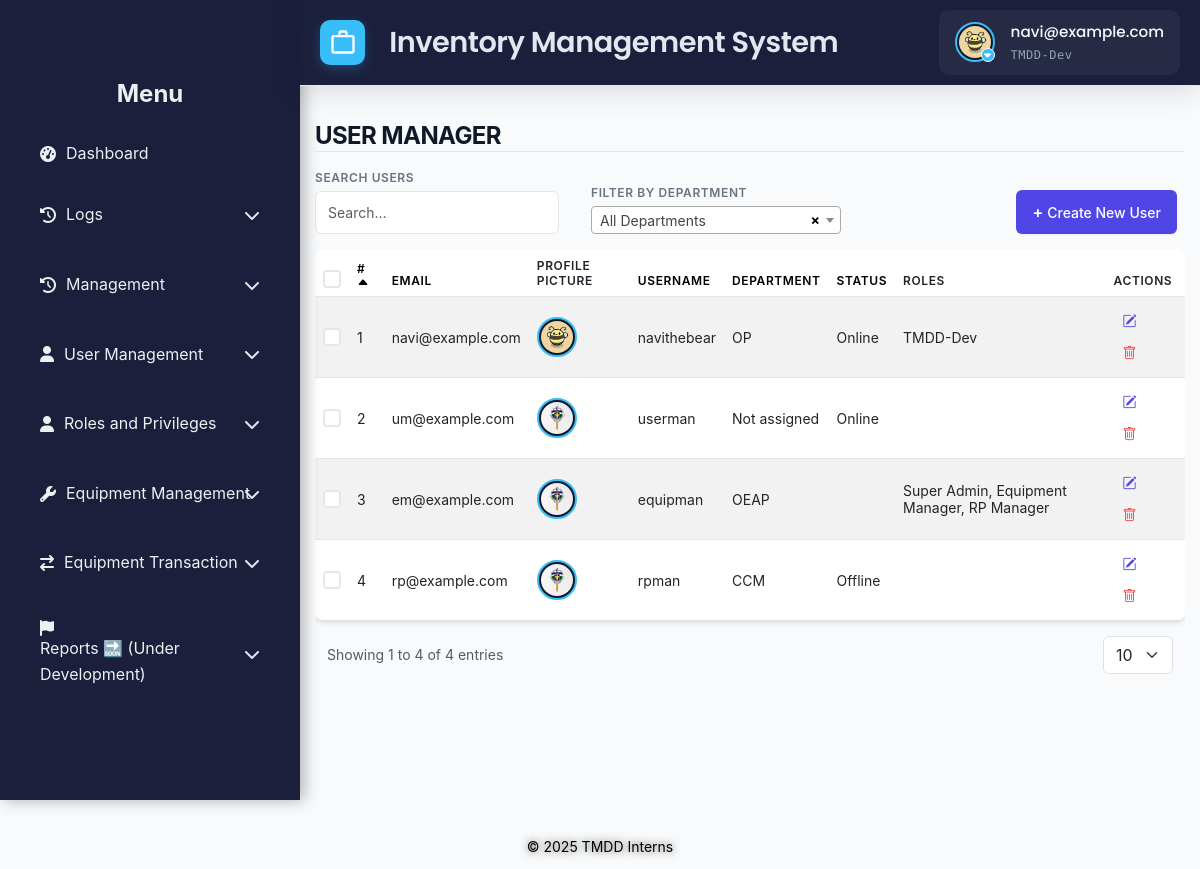
/src/view/php/modules/user_manager/user_management.php (signed in), run on the app's committed database.
### tables this page shows
CREATE TABLE IF NOT EXISTS `users` (
  `id` int NOT NULL AUTO_INCREMENT,
  `username` varchar(50) NOT NULL,
  `email` varchar(100) NOT NULL,
  `password` varchar(255) NOT NULL,
  `first_name` varchar(100) DEFAULT NULL,
  `last_name` varchar(100) DEFAULT NULL,
  `date_created` timestamp NULL DEFAULT CURRENT_TIMESTAMP,
  `status` enum('Offline','Online') NOT NULL,
  `is_disabled` tinyint(1) NOT NULL DEFAULT '0',
  `profile_pic_path` varchar(2048) DEFAULT NULL,
  PRIMARY KEY (`id`),
  UNIQUE KEY `username` (`username`),
  UNIQUE KEY `email` (`email`)
);

### src/control/RBACService.php (called while the page is built, shortened)
<?php
final class RBACService
{
    private array $privileges = [];
    public function __construct(
        private \PDO $pdo,
        int $userId
    ) {
        $this->loadUserPrivileges($userId);
    }
    private function loadUserPrivileges(int $userId): void
    {
        $sql = <<<'SQL'
        SELECT
          m.module_name,
          p.priv_name
        FROM user_department_roles ur
        JOIN roles r
          ON ur.role_id = r.id
         AND r.is_disabled = 0
        JOIN role_module_privileges rmp
          ON rmp.role_id = r.id
        JOIN modules m
          ON rmp.module_id = m.id
        JOIN privileges p
          ON rmp.privilege_id = p.id
         AND p.is_disabled = 0
       WHERE ur.user_id = ?
    SQL;
        $stmt = $this->pdo->prepare($sql);
        $stmt->execute([$userId]);
        while ($row = $stmt->fetch(\PDO::FETCH_ASSOC)) {
            $this->privileges[$row['module_name']][] = $row['priv_name'];
        }
    }
    public function hasPrivilege(string $module, string $priv): bool
    {
        return isset($this->privileges[$module])
            && in_array($priv, $this->privileges[$module], true);
    }
}

### src/view/php/modules/user_manager/user_management.php (the view, shortened to what this page needs)
<?php
require_once '../../../../../config/ims-tmdd.php';
include '../../general/header.php';
include '../../general/sidebar.php';
$rbac = new RBACService($pdo, $_SESSION['user_id']);
$rbac->requirePrivilege('User Management', 'View');
$canCreate = $rbac->hasPrivilege('User Management', 'Create');
$canModify = $rbac->hasPrivilege('User Management', 'Modify');
$canDelete = $rbac->hasPrivilege('User Management', 'Remove');
function getUserDepartments(PDO $pdo, int $userId): array
{
    $stmt = $pdo->prepare(
        'SELECT DISTINCT udr.department_id, d.department_name, d.abbreviation
         FROM user_department_roles udr
         JOIN departments d ON udr.department_id = d.id
         WHERE udr.user_id = ?'
    );
    $stmt->execute([$userId]);
    return $stmt->fetchAll(PDO::FETCH_ASSOC) ?: [];
}
function toggleDirection(string $currentSort, string $currentDir, string $col): string
{
    return $currentSort === $col
        ? ($currentDir === 'asc' ? 'desc' : 'asc')
        : 'asc';
}
function sortIcon(string $currentSort, string $col, string $dir): string
{
    if ($currentSort === $col) {
        return $dir === 'asc'
            ? ' <i class="bi bi-caret-up-fill"></i>'
            : ' <i class="bi bi-caret-down-fill"></i>';
    }
    return '';
}
$sortMap = [
    'id' => 'u.id',
    'Email' => 'u.email',
    'First_Name' => 'u.first_name',
    'Last_Name' => 'u.last_name',
    'Department' => 'd.department_name',
    'Status' => 'u.status',
];
$sortBy = $_GET['sort'] ?? 'id';
$sortDir = ($_GET['dir'] ?? '') === 'desc' ? 'desc' : 'asc';
$sql = "
SELECT
  u.id,
  u.email,
  u.username,
  u.first_name,
  u.last_name,
  u.status AS Status,
  u.is_disabled,
  u.profile_pic_path,
  GROUP_CONCAT(DISTINCT d.department_name ORDER BY d.department_name) AS departments,
  GROUP_CONCAT(DISTINCT r.role_name ORDER BY r.role_name) AS roles
FROM users u
LEFT JOIN user_department_roles udr
  ON u.id = udr.user_id
LEFT JOIN departments d
  ON udr.department_id = d.id
LEFT JOIN roles r
  ON udr.role_id = r.id
WHERE u.is_disabled = 0
GROUP BY u.id, u.email, u.username, u.first_name, u.last_name, u.status, u.is_disabled
";
$sql .= " ORDER BY {$sortMap[$sortBy]} $sortDir";
try {
    $stmt = $pdo->prepare($sql);
    $pdo->setAttribute(PDO::ATTR_EMULATE_PREPARES, true);
    $stmt->execute();
    $users = $stmt->fetchAll(PDO::FETCH_ASSOC) ?: [];
} catch (PDOException $e) {
    error_log('User fetch error: ' . $e->getMessage());
    die('An error occurred while fetching users.');
}
?>
<!DOCTYPE html>
<html lang="en">
<head>
    <link rel="stylesheet" href="<?php echo BASE_URL; ?>src/view/styles/css/pagination.css">
    <link rel="stylesheet" href="<?php echo BASE_URL; ?>src/view/styles/css/user_roles_management.css">
    <link rel="stylesheet" href="<?php echo BASE_URL; ?>src/view/styles/css/user_management.css">
    <link href="https://cdn.jsdelivr.net/npm/select2@4.1.0-rc.0/dist/css/select2.min.css" rel="stylesheet" />
</head>
<body>
    <div class="main-content container-fluid">
        <header>
            <h1>USER MANAGER</h1>
        </header>
        <div class="filters-container d-flex align-items-end mb-3">
            <div class="search-filter me-3">
                <label for="search-filters" class="form-label">Search Users</label>
                <input type="text" id="search-filters" name="search" class="form-control"
                    placeholder="Search…"
                    value="<?php echo htmlspecialchars($_GET['search'] ?? '', ENT_QUOTES, 'UTF-8'); ?>">
            </div>
            <div class="filter-container me-auto">
                <label for="department-filter" class="form-label">Filter by Department</label>
            </div>
            <?php if ($canCreate): ?>
                <button id="create-btn" class="btn btn-primary me-2">
                    Create New User
                </button>
            <?php endif; ?>
        </div>
        <div class="table-responsive" id="table">
            <table class="table table-striped table-hover" id="umTable">
                <thead>
                    <tr>
                        <th><input type="checkbox" id="select-all"></th>
                        <th>
                            <a href="?sort=id&dir=<?php echo toggleDirection($sortBy, $sortDir, 'id'); ?>">
                                #<?php echo sortIcon($sortBy, 'id', $sortDir); ?>
                            </a>
                        </th>
                        <th>
                            <a href="?sort=Email&dir=<?php echo toggleDirection($sortBy, $sortDir, 'Email'); ?>">
                                Email<?php echo sortIcon($sortBy, 'Email', $sortDir); ?>
                            </a>
                        </th>
                        <th>
                            <a>Profile Picture</a>
                        </th>
                        <th>
                            <a href="?sort=First_Name&dir=<?php echo toggleDirection($sortBy, $sortDir, 'First_Name'); ?>">
                                Username<?php echo sortIcon($sortBy, 'First_Name', $sortDir); ?>
                            </a>
                        </th>
                        <th>
                            <a href="?sort=Department&dir=<?php echo toggleDirection($sortBy, $sortDir, 'Department'); ?>">
                                Department<?php echo sortIcon($sortBy, 'Department', $sortDir); ?>
                            </a>
                        </th>
                        <th>
                            <a href="?sort=Status&dir=<?php echo toggleDirection($sortBy, $sortDir, 'Status'); ?>">
                                Status<?php echo sortIcon($sortBy, 'Status', $sortDir); ?>
                            </a>
                        </th>
                        <th>Roles</th>
                        <th>Actions</th>
                    </tr>
                </thead>
                <tbody>
                    <?php if (empty($users)): ?>
                        <tr>
                            <td colspan="8" class="text-center text-muted">No users found.</td>
                        </tr>
                        <?php else: foreach ($users as $u): ?>
                            <tr>
                                <td>
                                    <input type="checkbox"
                                        class="select-row"
                                        value="<?= htmlspecialchars((string)$u['id'], ENT_QUOTES, 'UTF-8'); ?>">
                                </td>
                                <td><?= htmlspecialchars((string)$u['id'], ENT_QUOTES, 'UTF-8'); ?></td>
                                <td><?= htmlspecialchars($u['email'], ENT_QUOTES, 'UTF-8'); ?></td>
                                <td>
                                    <img
                                        src="<?= !empty($u['profile_pic_path'])
                                            ? '../../../../../public/' . htmlspecialchars($u['profile_pic_path'], ENT_QUOTES, 'UTF-8')
                                            : '../../../../../public/assets/img/default_profile.jpg'; ?>"
                                        alt="Profile Picture"
                                        class="profile-picture"
                                        style="width: 40px; height: 40px; object-fit: cover; border-radius: 50%;">
                                </td>
                                <td><?= htmlspecialchars($u['username'], ENT_QUOTES, 'UTF-8'); ?></td>
                                <td>
                                    <?php
                                    $depts = getUserDepartments($pdo, (int)$u['id']);
                                    if ($depts) {
                                        $deptNames = array_map(function($dept) {
                                            return $dept['abbreviation'] ?: $dept['department_name'];
                                        }, $depts);
                                        echo htmlspecialchars(implode(', ', $deptNames), ENT_QUOTES, 'UTF-8');
                                    } else {
                                        echo 'Not assigned';
                                    }
                                    ?>
                                </td>
                                <td><?= htmlspecialchars($u['Status'], ENT_QUOTES, 'UTF-8'); ?></td>
                                <td>
                                    <?php
                                    $rS = $pdo->prepare("
                    SELECT DISTINCT r.role_name
                      FROM user_department_roles ur
                      JOIN roles r ON r.id=ur.role_id AND r.is_disabled=0
                     WHERE ur.user_id=?
                  ");
                                    $rS->execute([(int)$u['id']]);
                                    echo htmlspecialchars(
                                        implode(', ', $rS->fetchAll(PDO::FETCH_COLUMN)),
                                        ENT_QUOTES,
                                        'UTF-8'
                                    );
                                    ?>
                                </td>
                                <td>
                                    <?php if ($canModify): ?>
                                        <button class="btn btn-sm btn-outline-primary edit-btn"
                                            data-id="<?= htmlspecialchars((string)$u['id'], ENT_QUOTES, 'UTF-8'); ?>"
                                            data-email="<?= htmlspecialchars($u['email'], ENT_QUOTES, 'UTF-8'); ?>"
                                            data-username="<?= htmlspecialchars($u['username'] ?? '', ENT_QUOTES, 'UTF-8'); ?>"
                                            data-first-name="<?= htmlspecialchars($u['first_name'], ENT_QUOTES, 'UTF-8'); ?>"
                                            data-last-name="<?= htmlspecialchars($u['last_name'], ENT_QUOTES, 'UTF-8'); ?>">
                                            <i class="bi bi-pencil-square"></i>
                                        </button>
                                    <?php endif; ?>
                                    <?php if ($canDelete): ?>
                                        <button class="btn btn-sm btn-outline-danger delete-btn"
                                            data-id="<?= htmlspecialchars((string)$u['id'], ENT_QUOTES, 'UTF-8'); ?>">
                                            <i class="bi bi-trash"></i>
                                        </button>
                                    <?php endif; ?>
                                </td>
                            </tr>
                    <?php endforeach;
                    endif; ?>
                </tbody>
            </table>
            <div class="container-fluid">
                <div class="row align-items-center g-3">
                    <div class="col-12 col-sm-auto">
                        <div class="text-muted">
                            <?php $totalUsers = count($users); ?>
                            Showing <span id="currentPage">1</span> to <span id="rowsPerPage"><?= min($totalUsers, 10) ?></span> of <span id="totalRows"><?= $totalUsers ?></span> entries
                        </div>
                    </div>
                    <div class="col-12 col-sm-auto ms-sm-auto">
                        <div class="d-flex align-items-center gap-2">
                            <select id="rowsPerPageSelect" class="form-select" style="width: auto;">
                                <option value="10" selected>10</option>
                            </select>
                        </div>
                    </div>
                </div>
                <div class="row mt-3">
                    <div class="col-12">
                    </div>
                </div>
            </div>
        </div>
    </div>
    <?php include '../../general/footer.php'; ?>
</body>
</html>

### src/view/php/general/header.php (shortened to what this page needs)
<?php
$user_id = $_SESSION['user_id'] ?? null;
if ($user_id !== null) {
    $stmt = $pdo->prepare("SELECT profile_pic_path FROM users WHERE id = ?");
    $stmt->execute([$user_id]);
    $user = $stmt->fetch(PDO::FETCH_ASSOC);
} else {
    die("User not logged in.");
}
$role = isset($_SESSION["role"]) ? $_SESSION["role"] : "";
$email = $_SESSION['email'];
?>
<!DOCTYPE html>
<html lang="en">
<head>
    <link href="https://cdn.jsdelivr.net/npm/bootstrap@5.2.3/dist/css/bootstrap.min.css" rel="stylesheet">
    <link href="https://cdn.jsdelivr.net/npm/bootstrap-icons@1.10.3/font/bootstrap-icons.css" rel="stylesheet">
    <link rel="stylesheet"
          href="https://cdn.jsdelivr.net/npm/bootstrap@5.3.0/dist/css/bootstrap.min.css">
    <link rel="stylesheet"
          href="https://cdnjs.cloudflare.com/ajax/libs/font-awesome/6.4.0/css/all.min.css">
    <link rel="stylesheet" href="<?php echo BASE_URL; ?>src/view/styles/css/toast.css">
    <link rel="stylesheet" href="<?php echo BASE_URL; ?>src/view/styles/css/header_footer.css">
</head>
<body>
<header class="header">
      <div class="logo-container">
        <div class="logo-icon">
            <svg viewBox="0 0 24 24">
                <path d="M20 6h-4V4c0-1.1-.9-2-2-2h-4c-1.1 0-2 .9-2 2v2H4c-1.1 0-2 .9-2 2v12c0 1.1.9 2 2 2h16c1.1 0 2-.9 2-2V8c0-1.1-.9-2-2-2zM10 4h4v2h-4V4zm10 16H4V8h16v12z"/>
            </svg>
        </div>
        <div>
            <div class="logo-text">Inventory Management System</div>
        </div>
    </div>
    <div class="header-widgets">
        <div class="user-profile" onclick="toggleDropdown()">
            <div class="profile-picture-container">
                <img
                    src="<?php echo !empty($user['profile_pic_path'])
                        ? '../../../../../public/' . htmlspecialchars($user['profile_pic_path'])
                        : '../../../../../public/assets/img/default_profile.jpg'; ?>"
                    alt=s"User Profile"
                    class="profile-picture"
                >
                <span class="dropdown-indicator"><i class="fas fa-caret-down"></i></span>
            </div>
            <div class="user-info">
                <div class="user-name"><?php echo $email; ?></div>
                <div class="user-role"><?php echo $role; ?> </div>
            </div>
        </div>
    </div>
</header>
</body>
</html>

### data on the page
users: profile_pic_path (picture), id "1", email "navi@example.com", username "navithebear", deptNames "OP", status "Online", fetchAll "TMDD-Dev"
users: id "2", email "um@example.com", username "userman", shows "Not assigned", status "Online"
users: id "3", email "em@example.com", username "equipman", deptNames "OEAP", fetchAll "Super Admin, Equipment Manager, RP Manager"
users: id "4", email "rp@example.com", username "rpman", deptNames "CCM", status "Offline"

### other printed values
$email "navi@example.com"
$role "TMDD-Dev"
min($totalUsers, 10) "4"
$totalUsers "4"
